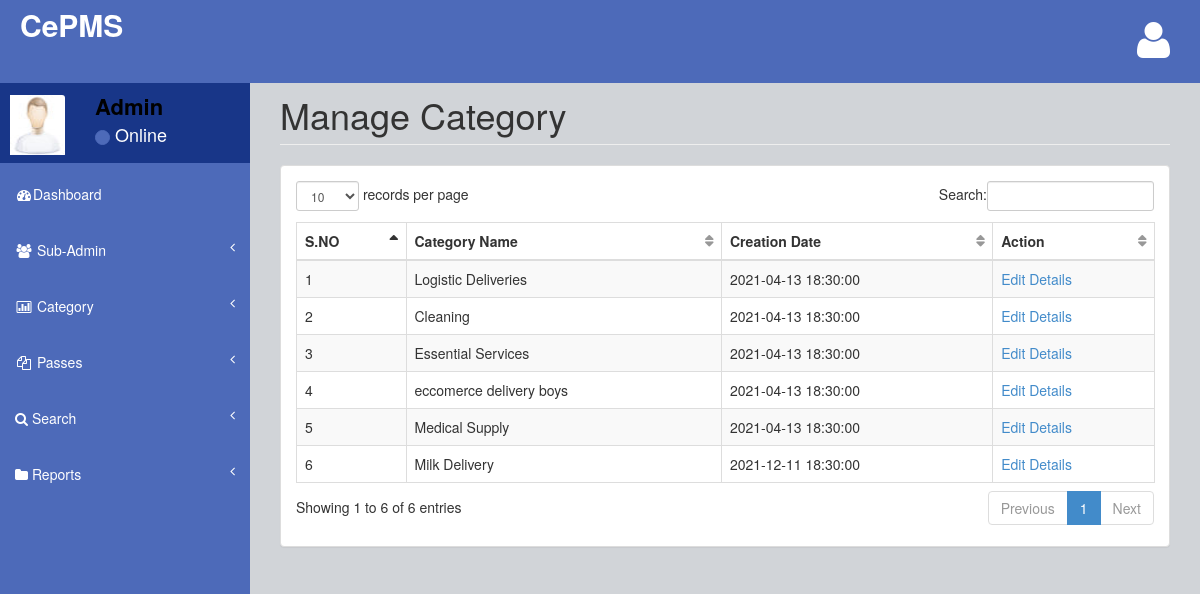
Page /admin/manage-category.php (signed in) on the committed database.
### tables this page shows
CREATE TABLE `tblcategory` (
  `ID` int(10) NOT NULL,
  `CategoryName` varchar(200) DEFAULT NULL,
  `CreationDate` timestamp NULL DEFAULT current_timestamp()
);

### admin/manage-category.php (the view, shortened to what this page needs)
<?php
include('includes/dbconnection.php');
if (strlen($_SESSION['cpmsaid']==0)) {
  header('location:logout.php');
  } else{
  ?>
<!DOCTYPE html>
<html>
<head>
    <link href="assets/plugins/bootstrap/bootstrap.css" rel="stylesheet" />
    <link href="assets/font-awesome/css/font-awesome.css" rel="stylesheet" />
    <link href="assets/plugins/pace/pace-theme-big-counter.css" rel="stylesheet" />
  <link href="assets/css/style.css" rel="stylesheet" />
      <link href="assets/css/main-style.css" rel="stylesheet" />
    <link href="assets/plugins/dataTables/dataTables.bootstrap.css" rel="stylesheet" />
</head>
<body>
    <div id="wrapper">
       <?php include_once('includes/header.php');?>
        <?php include_once('includes/sidebar.php');?>
        <div id="page-wrapper">
            <div class="row">
                <div class="col-lg-12">
                    <h1 class="page-header">Manage Category</h1>
                </div>
            </div>
            <div class="row">
                <div class="col-lg-12">
                    <div class="panel panel-default">
                        <div class="panel-body">
                            <div class="table-responsive">
                                <table class="table table-striped table-bordered table-hover" id="dataTables-example">
                                    <thead>
                                        <tr>
                                            <th>S.NO</th>
                                            <th>Category Name</th>
                                            <th>Creation Date</th>
                                            <th>Action</th>
                                        </tr>
                                    </thead>
                                    <tbody>
                                        <?php
$sql="SELECT * from tblcategory";
$query = $dbh -> prepare($sql);
$query->execute();
$results=$query->fetchAll(PDO::FETCH_OBJ);
$cnt=1;
if($query->rowCount() > 0)
{
foreach($results as $row)
{               ?>
                                       <tr>
                  <td><?php echo htmlentities($cnt);?></td>
                  <td><?php  echo htmlentities($row->CategoryName);?></td>
                  <td><?php  echo htmlentities($row->CreationDate);?></td>
                  <td><a href="edit-category-detail.php?editid=<?php echo htmlentities ($row->ID);?>">Edit Details</a></td>
                </tr>
               <?php $cnt=$cnt+1;}} ?>
                                    </tbody>
                                </table>
                            </div>
                        </div>
                    </div>
                </div>
            </div>
        </div>
    </div>
</body>
</html>
<?php }  ?>

### admin/includes/header.php (shortened to what this page needs)
<nav class="navbar navbar-default navbar-fixed-top" role="navigation" id="navbar">
            <div class="navbar-header">
                <a class="navbar-brand" href="dashboard.php">
                    <strong style="color: white;font-size: 30px">CePMS</strong>
                </a>
            </div>
            <ul class="nav navbar-top-links navbar-right">
                <li class="dropdown">
                    <a class="dropdown-toggle" data-toggle="dropdown" href="#">
                        <i class="fa fa-user fa-3x"></i>
                    </a>
                </li>
            </ul>
        </nav>

### admin/includes/sidebar.php (shortened to what this page needs)
<?php
include('includes/dbconnection.php');
?>
        <nav class="navbar-default navbar-static-side" role="navigation">
            <div class="sidebar-collapse">
                <ul class="nav" id="side-menu">
                    <li>
                        <div class="user-section">
                            <div class="user-section-inner">
                                <img src="assets/img/user.jpg" alt="">
                            </div>
                            <div class="user-info">
                                <?php
$aid=$_SESSION['cpmsaid'];
$sql="SELECT AdminName from  tbladmin where ID=:aid";
$query = $dbh -> prepare($sql);
$query->bindParam(':aid',$aid,PDO::PARAM_STR);
$query->execute();
$results=$query->fetchAll(PDO::FETCH_OBJ);
$cnt=1;
if($query->rowCount() > 0)
{
foreach($results as $row)
{               ?>
                                <div><strong><?php  echo $row->AdminName;?></strong></div>
                                <div class="user-text-online">
                                    <span class="user-circle-online btn btn-success btn-circle "></span>&nbsp;Online
                                </div>
                            </div>
                            <?php $cnt=$cnt+1;}} ?>
                        </div>
                    </li>
                    <li class="selected">
                        <a href="dashboard.php"><i class="fa fa-dashboard fa-fw"></i>Dashboard</a>
                    </li>
    <li>
                        <a href="#"><i class="fa fa-users fa-fw"></i> Sub-Admin<span class="fa arrow"></span></a>
                    </li>
                    <li>
                        <a href="#"><i class="fa fa-bar-chart-o fa-fw"></i> Category<span class="fa arrow"></span></a>
                    </li>
                    <li>
                        <a href="#"><i class="fa fa-files-o fa-fw"></i> Passes<span class="fa arrow"></span></a>
                    </li>
                    <li>
                        <a href="search-pass.php"><i class="fa fa-search"></i>  Search<span class="fa arrow"></span></a>
                        </li>
                          <li>
                        <a href="#"><i class="fa fa-folder"></i> Reports<span class="fa arrow"></span></a>
                    </li>
                </ul>
            </div>
        </nav>

### admin/assets/css/style.css (style rules this page uses)
body { background-color: #f8f8f8; }
#wrapper { width: 100%; margin-top: 55px!important; background-color:#4d6ab9; }
#page-wrapper { padding: 0 15px; min-height: 568px; background-color:rgb(209, 212, 216); }
.navbar-static-side ul li { border-bottom:1px solid #4d6ab9 !important; }
.navbar-top-links li { display: inline-block; }
.navbar-top-links li:last-child { margin-right: 15px; }
.navbar-top-links li a { padding: 20px; min-height: 50px; }
.arrow { float: right; }
.fa.arrow:before { content: "\f104"; }
@media (min-width:768px) { .navbar-static-side { z-index: 1; position: absolute; width: 250px; } }
table.dataTable thead .sorting, table.dataTable thead .sorting_asc:after, table.dataTable thead .sorting_desc, table.dataTable thead .sorting_asc_disabled, table.dataTable thead .sorting_desc_disabled { background: transparent; }
table.dataTable thead .sorting_asc:after { content: "\f0de"; float: right; font-family: fontawesome; }
table.dataTable thead .sorting:after { content: "\f0dc"; float: right; font-family: fontawesome; color: rgba(50,50,50,.5); }
.btn-circle { width: 30px; height: 30px; padding: 6px 0; border-radius: 15px; text-align: center; font-size: 12px; line-height: 1.428571429; }

### admin/assets/css/main-style.css (style rules this page uses)
.user-section-inner { height: 65px; width: 65px; -moz-border-radius: 3px; -webkit-border-radius: 3px; border-radius: 3px; overflow: hidden; display: inline-block; float: left; margin-right: 15px; margin-top: 20px; }
.user-section-inner img { margin-left:10px; width:55px; height:60px; }
.user-info { display: block; color:#000!important; display: inline-block; padding: 15px; margin-bottom: 0px }
.user-text-online { font-size:18px; color:#fff }
.user-circle-online { width: 15px!important; height: 15px!important; }
.navbar-top-links > li > a { color: #FFFFFF; }
.nav > li > a { padding: 20px 15px; }
#side-menu { background-color:#4d6ab9; }
#side-menu a { color:#fff; border-bottom: 1px solid #4d6ab9 !important; height: 55px; }
.selected { background-color:#4d6ab9; }
#navbar { background-color:#4d6ab9; }
.navbar-brand { padding-left:20px; }
.navbar-default { border-color: #4d6ab9; }
@media (min-width:768px) { #page-wrapper { position: inherit; margin: 0 0 0 250px; padding: 0 30px; min-height: 1000px; } }

### rows in the picture
tblcategory: CategoryName "Logistic Deliveries", CreationDate "2021-04-13 18:30:00"
tblcategory: CategoryName "Cleaning", CreationDate "2021-04-13 18:30:00"
tblcategory: CategoryName "Essential Services", CreationDate "2021-04-13 18:30:00"
tblcategory: CategoryName "eccomerce delivery boys", CreationDate "2021-04-13 18:30:00"
tblcategory: CategoryName "Medical Supply", CreationDate "2021-04-13 18:30:00"
tblcategory: CategoryName "Milk Delivery", CreationDate "2021-12-11 18:30:00"

### other values in the picture
$row->AdminName "Admin"
